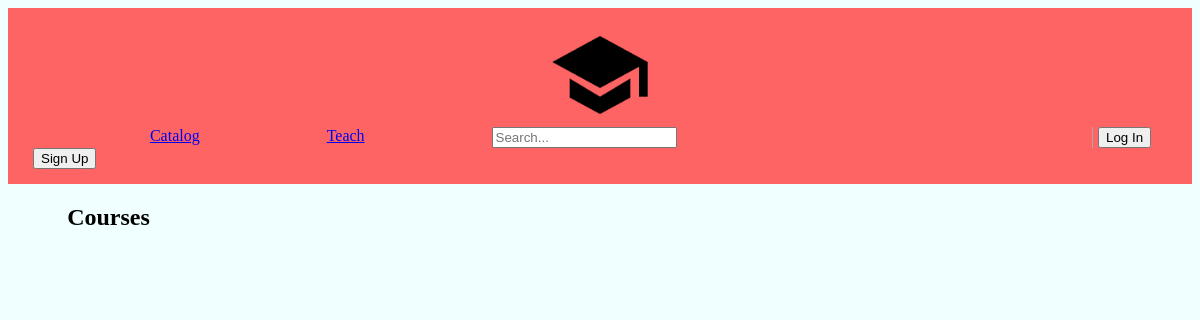
The app's page /courses/, older data.
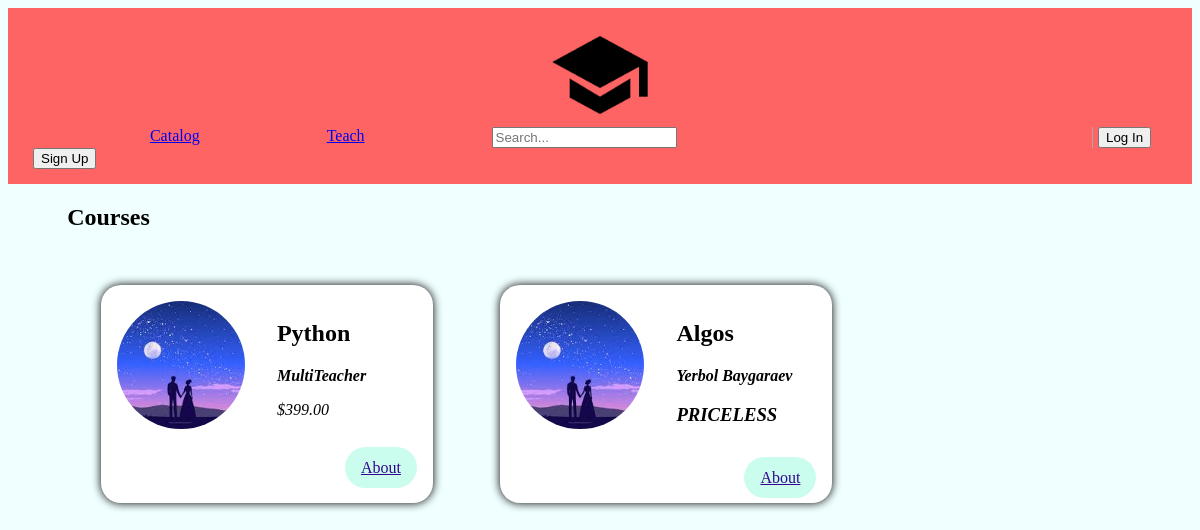
The same page, newer data.
### main/models.py (models this page shows)
class Course(models.Model):
    coursename = models.CharField(max_length=256, null=False)
    teacher = models.CharField(max_length=32, null=False)
    price = models.DecimalField(max_digits=5, decimal_places=2)

### main/views.py (the view)
# urls.py: path('' , views.course)
def course(request):
    courses = Course.objects.all()
    return render(request , 'main/Card.html',{
        'courses':courses,
    })

### main/templates/main/Card.html (shortened to what this page needs)
{% extends 'main/test.html' %}
{% load static %}
{% block header %}
    <nav class="nav">
    <span>
                <a  href="/html/"><img class="logo" src=" {% static 'main/logo.png' %} "></a>
    <ol>
        <li><a href="/python/">Catalog</a></li>
        <li><a href="/python/">Teach</a></li>
        <li><input type="search" placeholder="Search..."></li>
        <li class="lgin"> <button>Log In</button> </li>
        <li class="reg"> <button>Sign Up</button> </li>
    </ol>
    </span>
    </nav>
{% endblock %}s
{% block card %}
     <main>
        <section>
            <h2>Courses</h2>
            <ol>
                {% for course in courses %}
                    <li class="meetup-item">
                        <article>
                            <div class="meetup-summary">
                                <div class="meetup-image">
                                    <img src="{%static 'main/img.jpeg'%}" , alt="src">
                                </div>
                                <div class="meetup-details">
                                    <h2>{{ course.coursename }}</h2>
                                    <address>
                                        <strong>{{ course.teacher }}</strong>
                                            {% if  course.teacher  == 'Yerbol Baygaraev' %}
                                                <h1>PRICELESS</h1>
                                            {% else %}
                                                <p>${{ course.price }}</p>
                                            {% endif %}
                                    </address>
                                </div>
                            </div>
                            <div class="meetup-actions">
                                <a href="" class="btn">
                                About
                                </a>
                            </div>
                        </article>
                    </li>
                {% endfor %}
            </ol>
        </section>
    </main>
{% endblock %}

### main/templates/main/test.html (shortened to what this page needs)
{% load static %}
<html lang="en">
<head>
    <link rel="stylesheet" type="text/css" href="{% static 'main/test.css' %}">
    <link rel="stylesheet" type="text/css" href="{% static 'main/header.css' %}">
</head>
<body>
    {% block header %}{% endblock %}
    {% block card %}{% endblock %}
</body>
</html>

### main/static/main/test.css (style rules this page uses)
body { background-color: azure; }
section { max-width: 100%; margin-left: 5% ; }
ol { list-style: none; margin: 0; padding: 0; display: flex; flex-wrap: wrap; }
.meetup-item { margin: 3%; background-color: white; box-shadow: 0 0 10px black; padding: 1em; color: black; border-radius: 20px; min-width: 300px; }
.meetup-summary { display: flex; align-items: flex-start; }
.meetup-image { margin-right: 2rem; }
.meetup-image img { width: 8rem; height: 8rem; object-fit: cover; border-radius: 50%; }
.meetup-details address { font-style: italic; }
.meetup-actions { margin-top: 1.5rem; text-align: right; }
.meetup-actions .btn { background-color: #cbfdef; border-color: #cb82fb; color: #350490; padding: 0.75rem 1rem; border-radius: 100px; }

### main/static/main/header.css (style rules this page uses)
.logo { width: 104px; }
.nav { padding: 15px; text-align: center; background-color: #ff6464; }
.reg { margin-left: 10px; }
a { margin-top: 10px; }
li { margin-top: 0; margin-left: 11%; }
.lgin { margin-left: 5px; }

Row changes from the older to the newer data that the page shows:
added Course: coursename "Python", teacher "MultiTeacher", price "399.00"
added Course: coursename "Algos", teacher "Yerbol Baygaraev", shows "PRICELESS"
